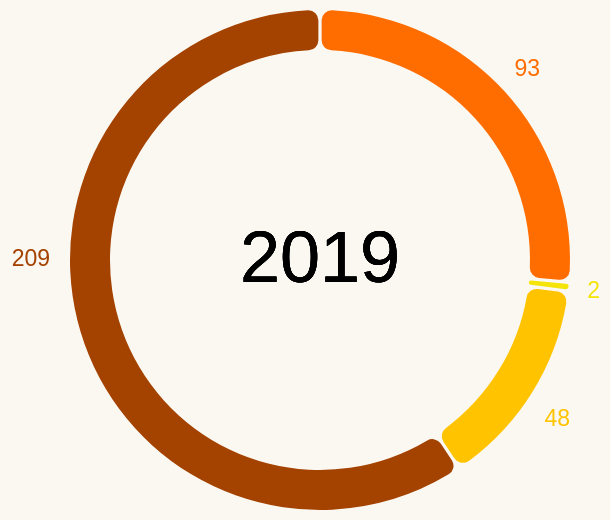

Specify this chart in Vega-Lite:
### Vega-Lite specification from a JSON file in a GitHub repository (floating-point values rounded to 4 significant figures)
{"$schema": "https://vega.github.io/schema/vega-lite/v5.json", "width": 250, "height": 250, "background": "#FBF8F1", "data": {"values": [{"Comfortability": "Physical health", "Count": 209}, {"Comfortability": "Mental health", "Count": 2}, {"Comfortability": "Both", "Count": 93}, {"Comfortability": "Neither", "Count": 48}]}, "config": {"legend": {"disable": true}}, "layer": [{"mark": {"type": "arc", "padAngle": 0.01, "innerRadius": 105, "cornerRadius": 5}, "encoding": {"theta": {"field": "Count", "type": "quantitative"}, "color": {"field": "Comfortability", "type": "nominal", "scale": {"range": ["#FF6D00", "#F4E409", "#FFC300", "#A44200"]}}, "tooltip": [{"field": "Comfortability", "type": "nominal", "title": "Comfortability in sharing"}, {"field": "Count", "type": "quantitative", "title": "Count"}]}}, {"mark": {"type": "text", "align": "center", "baseline": "middle", "fontSize": 36}, "encoding": {"text": {"value": "2019"}}}, {"mark": {"type": "text", "align": "right", "dx": 140, "dy": 16, "fontSize": 11.5}, "encoding": {"text": {"field": "Count", "type": "quantitative"}, "color": {"value": "#F4E409"}, "opacity": {"condition": {"test": "datum['Comfortability'] == 'Mental health'", "value": 1}, "value": 0}}}, {"mark": {"type": "text", "align": "right", "dx": 125, "dy": 80, "fontSize": 11.5}, "encoding": {"text": {"field": "Count", "type": "quantitative"}, "color": {"value": "#FFC300"}, "opacity": {"condition": {"test": "datum['Comfortability'] == 'Neither'", "value": 1}, "value": 0}}}, {"mark": {"type": "text", "align": "right", "dx": -135, "fontSize": 11.5}, "encoding": {"text": {"field": "Count", "type": "quantitative"}, "color": {"value": "#A44200"}, "opacity": {"condition": {"test": "datum['Comfortability'] == 'Physical health'", "value": 1}, "value": 0}}}, {"mark": {"type": "text", "align": "right", "dx": 110, "dy": -95, "fontSize": 11.5}, "encoding": {"text": {"field": "Count", "type": "quantitative"}, "color": {"value": "#FF6D00"}, "opacity": {"condition": {"test": "datum['Comfortability'] == 'Both'", "value": 1}, "value": 0}}}]}
